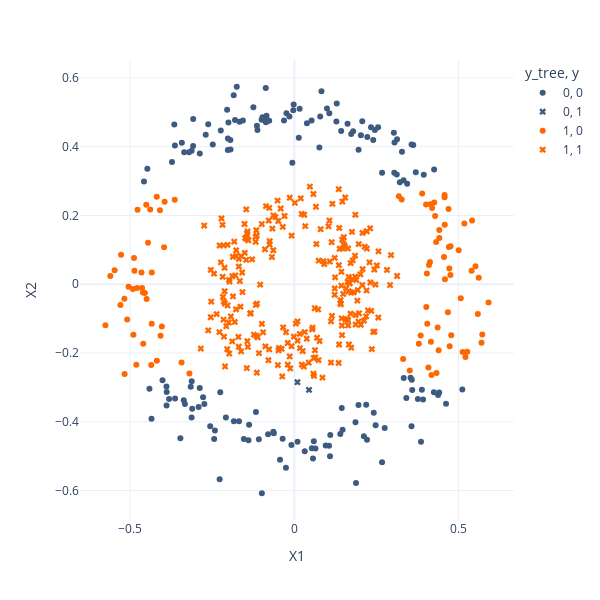

The notebook cell this image was saved under:
### Code cell
px.scatter(data_frame=train,
           x="X1",
           y="X2",
           color="y_tree",
           symbol="y",
           color_discrete_sequence=["#3d5a80", "#ff6700"],
           symbol_sequence=["circle", "x"],
           height=600,
           width=600,
           template="plotly_white")

### Figure 1 — Plotly figure (JSON) as saved in the notebook; plotly's stock layout.template omitted (floating-point values rounded to 4 significant figures; data arrays with more than 128 entries replaced by an {"elided": "..."} marker saying what was removed)
{"data": [{"hovertemplate": "y_tree=0<br>y=0<br>X1=%{x}<br>X2=%{y}<extra></extra>", "legendgroup": "0, 0", "marker": {"color": "#3d5a80", "symbol": "circle"}, "mode": "markers", "name": "0, 0", "orientation": "v", "showlegend": true, "type": "scatter", "x": {"elided": "159 float values"}, "xaxis": "x", "y": {"elided": "159 float values"}, "yaxis": "y"}, {"hovertemplate": "y_tree=0<br>y=1<br>X1=%{x}<br>X2=%{y}<extra></extra>", "legendgroup": "0, 1", "marker": {"color": "#3d5a80", "symbol": "x"}, "mode": "markers", "name": "0, 1", "orientation": "v", "showlegend": true, "type": "scatter", "x": [0.04473, 0.009378], "xaxis": "x", "y": [-0.3073, -0.285], "yaxis": "y"}, {"hovertemplate": "y_tree=1<br>y=0<br>X1=%{x}<br>X2=%{y}<extra></extra>", "legendgroup": "1, 0", "marker": {"color": "#ff6700", "symbol": "circle"}, "mode": "markers", "name": "1, 0", "orientation": "v", "showlegend": true, "type": "scatter", "x": [0.57, -0.4358, 0.4011, -0.3435, 0.4102, 0.5588, -0.4916, -0.4775, -0.4455, -0.4341, 0.4414, 0.5178, 0.4778, 0.5914, 0.4573, -0.3966, -0.4655, 0.5413, -0.4602, -0.4035, 0.5723, 0.3791, 0.4393, 0.4147, -0.3643, -0.4344, 0.4196, 0.4587, 0.472, 0.4576, -0.3194, 0.4319, -0.5049, -0.4074, -0.5474, -0.5752, -0.4389, 0.4558, 0.3183, 0.458, -0.4552, 0.4176, -0.4189, 0.4696, 0.4082, -0.5092, -0.451, 0.4707, -0.4611, -0.4091, 0.3847, -0.5297, 0.4019, 0.4048, -0.4869, 0.4036, -0.5605, 0.4415, -0.5277, 0.5398, -0.5176, 0.426, 0.5006, 0.4757, -0.4788, -0.3949, 0.5211, 0.3515, -0.4812, -0.4499, 0.4286, 0.3313, 0.5126, 0.3892, 0.4753, 0.5516, -0.4902, -0.5169, 0.3269, 0.5068, -0.4636, -0.4187, -0.4883, 0.5614, 0.4159, 0.4729, 0.4329, 0.413, 0.5266, 0.4677, 0.4364], "xaxis": "x", "y": [-0.1703, -0.235, 0.2318, -0.2276, 0.05613, -0.08663, -0.01354, 0.2169, 0.1209, 0.03421, 0.1578, 0.1764, -0.1481, -0.05345, 0.2529, 0.1075, 0.03401, 0.1855, -0.1728, -0.1226, -0.146, -0.1733, -0.1921, 0.2325, 0.2456, -0.1149, 0.2216, 0.01472, 0.04583, 0.2598, -0.2597, 0.1229, -0.00763, -0.1498, 0.04076, -0.1195, 0.2175, 0.07934, 0.2557, 0.1733, -0.02557, -0.2639, 0.2545, 0.2185, -0.2423, -0.1027, 0.231, 0.1086, -0.02384, 0.2154, -0.1494, -0.06011, -0.06637, -0.115, 0.03932, 0.03142, 0.02394, 0.1348, 0.08547, 0.03918, -0.04244, 0.2374, 0.09919, 0.1107, -0.01077, 0.2396, -0.2117, -0.2512, -0.2341, -0.0428, 0.1983, -0.2178, -0.1974, 0.2641, 0.02702, 0.05253, -0.1468, -0.2607, 0.2464, -0.04088, -0.01117, -0.2223, 0.07603, 0.01894, -0.1676, -0.1804, -0.2581, 0.06455, -0.1966, -0.08132, -0.1255], "yaxis": "y"}, {"hovertemplate": "y_tree=1<br>y=1<br>X1=%{x}<br>X2=%{y}<extra></extra>", "legendgroup": "1, 1", "marker": {"color": "#ff6700", "symbol": "x"}, "mode": "markers", "name": "1, 1", "orientation": "v", "showlegend": true, "type": "scatter", "x": {"elided": "248 float values"}, "xaxis": "x", "y": {"elided": "248 float values"}, "yaxis": "y"}], "layout": {"height": 600, "legend": {"title": {"text": "y_tree, y"}, "tracegroupgap": 0}, "margin": {"t": 60}, "width": 600, "xaxis": {"anchor": "y", "domain": [0, 1], "title": {"text": "X1"}}, "yaxis": {"anchor": "x", "domain": [0, 1], "title": {"text": "X2"}}}}
